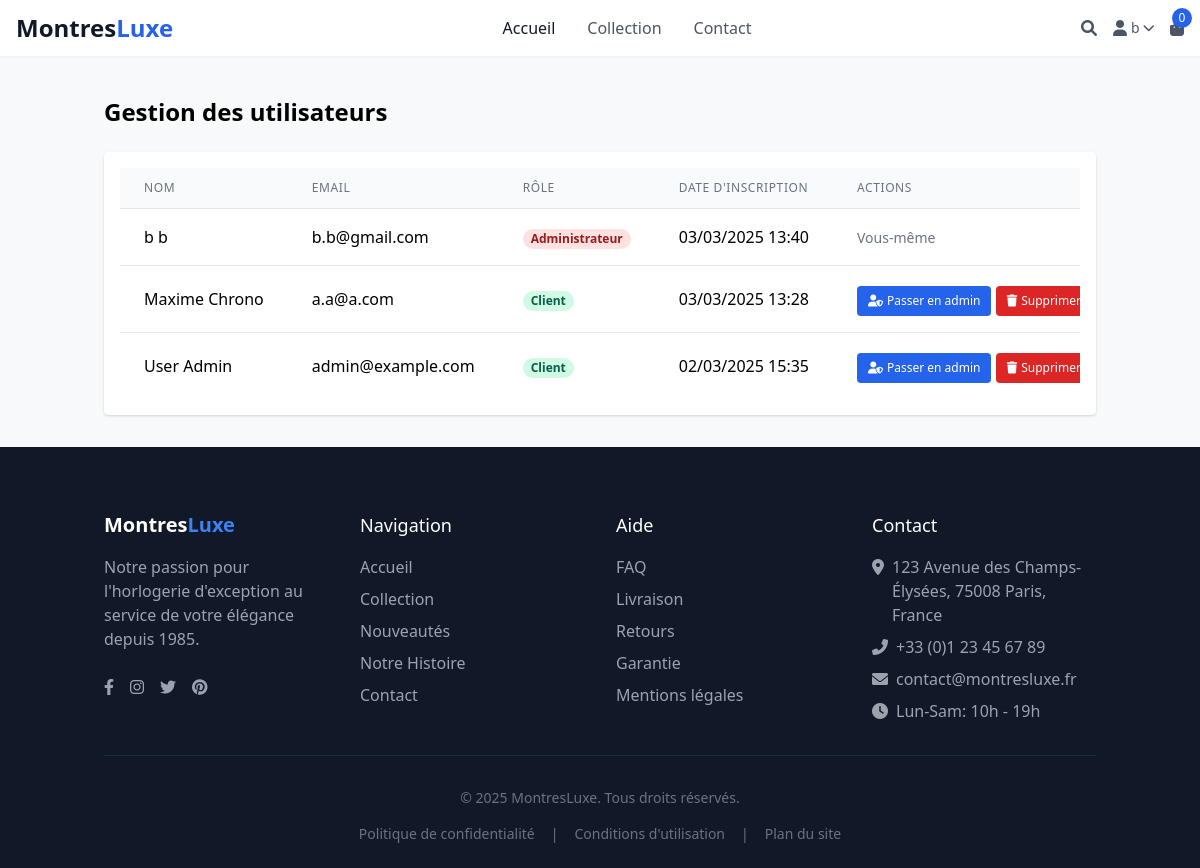
/admin/users.php (signed in), run on the app's committed database.
### tables this page shows
CREATE TABLE `users` (
  `id` int NOT NULL AUTO_INCREMENT,
  `nom` varchar(100) NOT NULL,
  `prenom` varchar(100) NOT NULL,
  `email` varchar(100) NOT NULL,
  `mot_de_passe` varchar(255) NOT NULL,
  `role` enum('client','admin') DEFAULT 'client',
  `date_creation` timestamp NULL DEFAULT CURRENT_TIMESTAMP,
  PRIMARY KEY (`id`),
  UNIQUE KEY `email` (`email`)
);

### admin/users.php (the view, shortened to what this page needs)
<?php
$base_path = '../';
include $base_path . 'includes/header.php';
$stmt = $conn->query("SELECT id, nom, prenom, email, role, date_creation FROM users ORDER BY date_creation DESC");
$users = $stmt->fetchAll();
?>
<div class="container mx-auto px-4 py-8">
    <h1 class="text-2xl font-bold mb-6">Gestion des utilisateurs</h1>
    <div class="bg-white shadow rounded overflow-hidden">
        <div class="p-4">
            <div class="overflow-x-auto">
                <table class="min-w-full divide-y divide-gray-200">
                    <thead class="bg-gray-50">
                        <tr>
                            <th class="px-6 py-3 text-left text-xs font-medium text-gray-500 uppercase tracking-wider">Nom</th>
                            <th class="px-6 py-3 text-left text-xs font-medium text-gray-500 uppercase tracking-wider">Email</th>
                            <th class="px-6 py-3 text-left text-xs font-medium text-gray-500 uppercase tracking-wider">Rôle</th>
                            <th class="px-6 py-3 text-left text-xs font-medium text-gray-500 uppercase tracking-wider">Date d'inscription</th>
                            <th class="px-6 py-3 text-left text-xs font-medium text-gray-500 uppercase tracking-wider">Actions</th>
                        </tr>
                    </thead>
                    <tbody class="bg-white divide-y divide-gray-200">
                        <?php if (count($users) === 0): ?>
                            <tr>
                                <td colspan="5" class="px-6 py-4 text-center text-sm text-gray-500">Aucun utilisateur trouvé</td>
                            </tr>
                        <?php else: ?>
                            <?php foreach ($users as $user): ?>
                                <tr class="hover:bg-gray-50">
                                    <td class="px-6 py-4 whitespace-nowrap"><?= $user['prenom'] . ' ' . $user['nom'] ?></td>
                                    <td class="px-6 py-4 whitespace-nowrap"><?= $user['email'] ?></td>
                                    <td class="px-6 py-4 whitespace-nowrap">
                                        <span class="px-2 inline-flex text-xs leading-5 font-semibold rounded-full <?= $user['role'] === 'admin' ? 'bg-red-100 text-red-800' : 'bg-green-100 text-green-800' ?>">
                                            <?= $user['role'] === 'admin' ? 'Administrateur' : 'Client' ?>
                                        </span>
                                    </td>
                                    <td class="px-6 py-4 whitespace-nowrap"><?= date('d/m/Y H:i', strtotime($user['date_creation'])) ?></td>
                                    <td class="px-6 py-4 whitespace-nowrap space-y-1">
                                        <?php if ($user['id'] !== $_SESSION['user_id']): ?>
                                            <?php if ($user['role'] === 'admin'): ?>
                                                <a href="users.php?action=role&id=<?= $user['id'] ?>&role=client"
                                                   class="inline-flex items-center px-2.5 py-1.5 border border-transparent text-xs font-medium rounded text-white bg-yellow-600 hover:bg-yellow-700"
                                                   onclick="return confirm('Êtes-vous sûr de vouloir retirer les droits d\'administrateur ?')">
                                                    <i class="fas fa-user mr-1"></i> Passer en client
                                                </a>
                                            <?php else: ?>
                                                <a href="users.php?action=role&id=<?= $user['id'] ?>&role=admin"
                                                   class="inline-flex items-center px-2.5 py-1.5 border border-transparent text-xs font-medium rounded text-white bg-blue-600 hover:bg-blue-700"
                                                   onclick="return confirm('Êtes-vous sûr de vouloir donner les droits d\'administrateur ?')">
                                                    <i class="fas fa-user-shield mr-1"></i> Passer en admin
                                                </a>
                                            <?php endif; ?>
                                            <a href="users.php?action=delete&id=<?= $user['id'] ?>"
                                               class="inline-flex items-center px-2.5 py-1.5 border border-transparent text-xs font-medium rounded text-white bg-red-600 hover:bg-red-700"
                                               onclick="return confirm('Êtes-vous sûr de vouloir supprimer cet utilisateur ?')">
                                                <i class="fas fa-trash mr-1"></i> Supprimer
                                            </a>
                                        <?php else: ?>
                                            <span class="text-sm text-gray-500">Vous-même</span>
                                        <?php endif; ?>
                                    </td>
                                </tr>
                            <?php endforeach; ?>
                        <?php endif; ?>
                    </tbody>
                </table>
            </div>
        </div>
    </div>
</div>
<?php include $base_path . 'includes/footer.php'; ?>

### assets/css/style.css (style rules this page uses)
body { font-family: 'Segoe UI', Tahoma, Geneva, Verdana, sans-serif; background-color: #f8f9fa; }

### data on the page
users: prenom "b", nom "b", email "b.b@gmail.com", role "Administrateur", date_creation "03/03/2025 13:40", shows "Vous-même"
users: prenom "Maxime", nom "Chrono", email "a.a@a.com", role "Client", date_creation "03/03/2025 13:28"
users: prenom "User", nom "Admin", email "admin@example.com", role "Client", date_creation "02/03/2025 15:35"

### other printed values
$_SESSION['user_prenom'] "b"
$cart_count "0"
